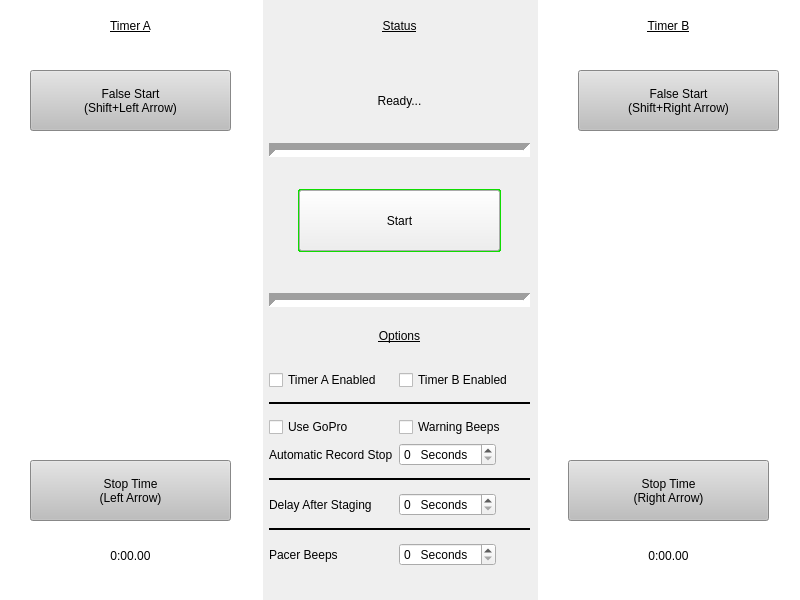
<?xml version="1.0" encoding="UTF-8"?>
<ui version="4.0">
 <class>MainWindow</class>
 <widget class="QMainWindow" name="MainWindow">
  <property name="geometry">
   <rect>
    <x>0</x>
    <y>0</y>
    <width>800</width>
    <height>600</height>
   </rect>
  </property>
  <property name="minimumSize">
   <size>
    <width>800</width>
    <height>600</height>
   </size>
  </property>
  <property name="maximumSize">
   <size>
    <width>800</width>
    <height>600</height>
   </size>
  </property>
  <property name="mouseTracking">
   <bool>false</bool>
  </property>
  <property name="tabletTracking">
   <bool>false</bool>
  </property>
  <property name="windowTitle">
   <string>Speed Controller</string>
  </property>
  <widget class="QWidget" name="centralwidget">
   <property name="enabled">
    <bool>true</bool>
   </property>
   <property name="minimumSize">
    <size>
     <width>800</width>
     <height>600</height>
    </size>
   </property>
   <property name="maximumSize">
    <size>
     <width>800</width>
     <height>600</height>
    </size>
   </property>
   <widget class="QWidget" name="horizontalLayoutWidget">
    <property name="geometry">
     <rect>
      <x>0</x>
      <y>0</y>
      <width>801</width>
      <height>621</height>
     </rect>
    </property>
    <layout class="QHBoxLayout" name="MainLayout">
     <item>
      <widget class="QWidget" name="AHalf" native="true">
       <property name="styleSheet">
        <string notr="true">background-color: rgb(255, 255, 255);</string>
       </property>
       <widget class="QLabel" name="TimerALabel">
        <property name="geometry">
         <rect>
          <x>0</x>
          <y>0</y>
          <width>261</width>
          <height>51</height>
         </rect>
        </property>
        <property name="styleSheet">
         <string notr="true">font: 40pt &quot;Calibri&quot;;
text-decoration: underline;</string>
        </property>
        <property name="text">
         <string>Timer A</string>
        </property>
        <property name="alignment">
         <set>Qt::AlignCenter</set>
        </property>
       </widget>
       <widget class="QLabel" name="TimerATime">
        <property name="geometry">
         <rect>
          <x>0</x>
          <y>530</y>
          <width>261</width>
          <height>51</height>
         </rect>
        </property>
        <property name="styleSheet">
         <string notr="true">font: 40pt &quot;Calibri&quot;;</string>
        </property>
        <property name="text">
         <string>0:00.00</string>
        </property>
        <property name="alignment">
         <set>Qt::AlignCenter</set>
        </property>
       </widget>
       <widget class="QPushButton" name="AFalseStart">
        <property name="geometry">
         <rect>
          <x>30</x>
          <y>70</y>
          <width>201</width>
          <height>61</height>
         </rect>
        </property>
        <property name="styleSheet">
         <string notr="true">font: 16pt &quot;MS Shell Dlg 2&quot;; background-color: rgb(190, 190, 190);</string>
        </property>
        <property name="text">
         <string>False Start
(Shift+Left Arrow)</string>
        </property>
       </widget>
       <widget class="QPushButton" name="AStopTime">
        <property name="geometry">
         <rect>
          <x>30</x>
          <y>460</y>
          <width>201</width>
          <height>61</height>
         </rect>
        </property>
        <property name="styleSheet">
         <string notr="true">font: 16pt &quot;MS Shell Dlg 2&quot;; background-color: rgb(190, 190, 190);</string>
        </property>
        <property name="text">
         <string>Stop Time
(Left Arrow)</string>
        </property>
       </widget>
      </widget>
     </item>
     <item>
      <widget class="QWidget" name="CentralUnit" native="true">
       <property name="enabled">
        <bool>true</bool>
       </property>
       <widget class="QLabel" name="StatusLabel">
        <property name="geometry">
         <rect>
          <x>0</x>
          <y>0</y>
          <width>261</width>
          <height>51</height>
         </rect>
        </property>
        <property name="styleSheet">
         <string notr="true">font: 40pt &quot;Calibri&quot;;
text-decoration: underline;</string>
        </property>
        <property name="text">
         <string>Status</string>
        </property>
        <property name="alignment">
         <set>Qt::AlignCenter</set>
        </property>
       </widget>
       <widget class="QLabel" name="textStatus">
        <property name="geometry">
         <rect>
          <x>10</x>
          <y>60</y>
          <width>241</width>
          <height>81</height>
         </rect>
        </property>
        <property name="styleSheet">
         <string notr="true">font: 22pt &quot;MS Shell Dlg 2&quot;;</string>
        </property>
        <property name="text">
         <string>Ready...</string>
        </property>
        <property name="alignment">
         <set>Qt::AlignCenter</set>
        </property>
       </widget>
       <widget class="Line" name="StatusControlLineSep">
        <property name="geometry">
         <rect>
          <x>0</x>
          <y>140</y>
          <width>261</width>
          <height>21</height>
         </rect>
        </property>
        <property name="minimumSize">
         <size>
          <width>0</width>
          <height>0</height>
         </size>
        </property>
        <property name="styleSheet">
         <string notr="true">font: 14pt &quot;MS Shell Dlg 2&quot;;</string>
        </property>
        <property name="lineWidth">
         <number>7</number>
        </property>
        <property name="orientation">
         <enum>Qt::Horizontal</enum>
        </property>
       </widget>
       <widget class="QPushButton" name="pushController">
        <property name="geometry">
         <rect>
          <x>30</x>
          <y>190</y>
          <width>201</width>
          <height>61</height>
         </rect>
        </property>
        <property name="styleSheet">
         <string notr="true">font: 25pt &quot;MS Shell Dlg 2&quot;;</string>
        </property>
        <property name="text">
         <string>Start</string>
        </property>
        <property name="checkable">
         <bool>false</bool>
        </property>
        <property name="checked">
         <bool>false</bool>
        </property>
        <property name="autoDefault">
         <bool>false</bool>
        </property>
        <property name="default">
         <bool>false</bool>
        </property>
        <property name="flat">
         <bool>false</bool>
        </property>
       </widget>
       <widget class="Line" name="ControllOptionLineSep">
        <property name="geometry">
         <rect>
          <x>0</x>
          <y>290</y>
          <width>261</width>
          <height>21</height>
         </rect>
        </property>
        <property name="minimumSize">
         <size>
          <width>0</width>
          <height>0</height>
         </size>
        </property>
        <property name="focusPolicy">
         <enum>Qt::NoFocus</enum>
        </property>
        <property name="styleSheet">
         <string notr="true">font: 14pt &quot;MS Shell Dlg 2&quot;;</string>
        </property>
        <property name="lineWidth">
         <number>7</number>
        </property>
        <property name="midLineWidth">
         <number>0</number>
        </property>
        <property name="orientation">
         <enum>Qt::Horizontal</enum>
        </property>
       </widget>
       <widget class="QLabel" name="OptionsLabel">
        <property name="geometry">
         <rect>
          <x>0</x>
          <y>310</y>
          <width>261</width>
          <height>51</height>
         </rect>
        </property>
        <property name="styleSheet">
         <string notr="true">font: 40pt &quot;Calibri&quot;;
text-decoration: underline;</string>
        </property>
        <property name="text">
         <string>Options</string>
        </property>
        <property name="alignment">
         <set>Qt::AlignCenter</set>
        </property>
       </widget>
       <widget class="QWidget" name="formLayoutWidget_2">
        <property name="geometry">
         <rect>
          <x>0</x>
          <y>370</y>
          <width>261</width>
          <height>211</height>
         </rect>
        </property>
        <layout class="QFormLayout" name="OptionsLayout">
         <item row="1" column="0">
          <widget class="QCheckBox" name="checkATimerEnable">
           <property name="text">
            <string>Timer A Enabled</string>
           </property>
          </widget>
         </item>
         <item row="1" column="1">
          <widget class="QCheckBox" name="checkBTimerEnable">
           <property name="layoutDirection">
            <enum>Qt::LeftToRight</enum>
           </property>
           <property name="text">
            <string>Timer B Enabled</string>
           </property>
           <property name="iconSize">
            <size>
             <width>16</width>
             <height>16</height>
            </size>
           </property>
          </widget>
         </item>
         <item row="2" column="0" colspan="2">
          <widget class="Line" name="OptionsTopLine">
           <property name="minimumSize">
            <size>
             <width>15</width>
             <height>15</height>
            </size>
           </property>
           <property name="frameShadow">
            <enum>QFrame::Plain</enum>
           </property>
           <property name="lineWidth">
            <number>2</number>
           </property>
           <property name="midLineWidth">
            <number>0</number>
           </property>
           <property name="orientation">
            <enum>Qt::Horizontal</enum>
           </property>
          </widget>
         </item>
         <item row="3" column="0">
          <widget class="QCheckBox" name="checkGoProCommands">
           <property name="text">
            <string>Use GoPro</string>
           </property>
          </widget>
         </item>
         <item row="3" column="1">
          <widget class="QCheckBox" name="GoProWarningBeeps">
           <property name="layoutDirection">
            <enum>Qt::LeftToRight</enum>
           </property>
           <property name="text">
            <string>Warning Beeps</string>
           </property>
          </widget>
         </item>
         <item row="4" column="0">
          <widget class="QLabel" name="RecordStopLabel">
           <property name="text">
            <string>Automatic Record Stop</string>
           </property>
          </widget>
         </item>
         <item row="4" column="1">
          <layout class="QHBoxLayout" name="RecordLayout">
           <item>
            <widget class="QSpinBox" name="RecordSpin">
             <property name="toolTip">
              <string>&lt;html&gt;&lt;head/&gt;&lt;body&gt;&lt;p&gt;Camera will automatically stop recording this many seconds after climbing has started&lt;/p&gt;&lt;p&gt;(Note: This setting is based on when the climb begins. The camera starts recording ~4 seconds before climbing, this is not included)&lt;/p&gt;&lt;p&gt;Setting this value to `0` will disable the system from automatically stopping the camera&lt;/p&gt;&lt;/body&gt;&lt;/html&gt;</string>
             </property>
             <property name="keyboardTracking">
              <bool>true</bool>
             </property>
             <property name="suffix">
              <string>   Seconds</string>
             </property>
             <property name="displayIntegerBase">
              <number>10</number>
             </property>
            </widget>
           </item>
           <item>
            <spacer name="SpacerRecord">
             <property name="orientation">
              <enum>Qt::Horizontal</enum>
             </property>
             <property name="sizeHint" stdset="0">
              <size>
               <width>40</width>
               <height>20</height>
              </size>
             </property>
            </spacer>
           </item>
          </layout>
         </item>
         <item row="5" column="0" colspan="2">
          <widget class="Line" name="OptionsMiddleLine">
           <property name="minimumSize">
            <size>
             <width>15</width>
             <height>15</height>
            </size>
           </property>
           <property name="frameShadow">
            <enum>QFrame::Plain</enum>
           </property>
           <property name="lineWidth">
            <number>2</number>
           </property>
           <property name="midLineWidth">
            <number>0</number>
           </property>
           <property name="orientation">
            <enum>Qt::Horizontal</enum>
           </property>
          </widget>
         </item>
         <item row="6" column="0">
          <widget class="QLabel" name="delayAfterStagingLabel">
           <property name="text">
            <string>Delay After Staging</string>
           </property>
          </widget>
         </item>
         <item row="6" column="1">
          <layout class="QHBoxLayout" name="StageDelayLayout">
           <item>
            <widget class="QSpinBox" name="StageDelaySpin">
             <property name="toolTip">
              <string>&lt;html&gt;&lt;head/&gt;&lt;body&gt;&lt;p&gt;System will wait said time after start is pressed before playing the start tones&lt;/p&gt;&lt;/body&gt;&lt;/html&gt;</string>
             </property>
             <property name="suffix">
              <string>   Seconds</string>
             </property>
             <property name="prefix">
              <string/>
             </property>
            </widget>
           </item>
           <item>
            <spacer name="SpacerStageDelay">
             <property name="orientation">
              <enum>Qt::Horizontal</enum>
             </property>
             <property name="sizeHint" stdset="0">
              <size>
               <width>40</width>
               <height>20</height>
              </size>
             </property>
            </spacer>
           </item>
          </layout>
         </item>
         <item row="7" column="0" colspan="2">
          <widget class="Line" name="OptionsBottomLine">
           <property name="minimumSize">
            <size>
             <width>15</width>
             <height>15</height>
            </size>
           </property>
           <property name="frameShadow">
            <enum>QFrame::Plain</enum>
           </property>
           <property name="lineWidth">
            <number>2</number>
           </property>
           <property name="midLineWidth">
            <number>0</number>
           </property>
           <property name="orientation">
            <enum>Qt::Horizontal</enum>
           </property>
          </widget>
         </item>
         <item row="8" column="0">
          <widget class="QLabel" name="PacerLabel">
           <property name="text">
            <string>Pacer Beeps</string>
           </property>
          </widget>
         </item>
         <item row="8" column="1">
          <layout class="QHBoxLayout" name="PacerLayout">
           <item>
            <widget class="QSpinBox" name="PacerBeepsSpin">
             <property name="toolTip">
              <string>&lt;html&gt;&lt;head/&gt;&lt;body&gt;&lt;p&gt;&amp;lt;SOMEONE NEEDS TO HELP ME DESCRIBE THIS&amp;gt;&lt;/p&gt;&lt;/body&gt;&lt;/html&gt;</string>
             </property>
             <property name="keyboardTracking">
              <bool>true</bool>
             </property>
             <property name="suffix">
              <string>   Seconds</string>
             </property>
            </widget>
           </item>
           <item>
            <spacer name="SpacerPacer">
             <property name="orientation">
              <enum>Qt::Horizontal</enum>
             </property>
             <property name="sizeHint" stdset="0">
              <size>
               <width>40</width>
               <height>20</height>
              </size>
             </property>
            </spacer>
           </item>
          </layout>
         </item>
        </layout>
       </widget>
       <widget class="Line" name="ControlOutlineBottom">
        <property name="geometry">
         <rect>
          <x>30</x>
          <y>240</y>
          <width>201</width>
          <height>21</height>
         </rect>
        </property>
        <property name="styleSheet">
         <string notr="true">color: rgb(16, 220, 2);</string>
        </property>
        <property name="frameShadow">
         <enum>QFrame::Plain</enum>
        </property>
        <property name="lineWidth">
         <number>3</number>
        </property>
        <property name="orientation">
         <enum>Qt::Horizontal</enum>
        </property>
       </widget>
       <widget class="Line" name="ControlOutlineTop">
        <property name="geometry">
         <rect>
          <x>30</x>
          <y>180</y>
          <width>201</width>
          <height>21</height>
         </rect>
        </property>
        <property name="styleSheet">
         <string notr="true">color: rgb(16, 220, 2);</string>
        </property>
        <property name="frameShadow">
         <enum>QFrame::Plain</enum>
        </property>
        <property name="lineWidth">
         <number>3</number>
        </property>
        <property name="orientation">
         <enum>Qt::Horizontal</enum>
        </property>
       </widget>
       <widget class="Line" name="ControlOutlineRight">
        <property name="geometry">
         <rect>
          <x>220</x>
          <y>190</y>
          <width>20</width>
          <height>61</height>
         </rect>
        </property>
        <property name="styleSheet">
         <string notr="true">color: rgb(16, 220, 2);</string>
        </property>
        <property name="frameShadow">
         <enum>QFrame::Plain</enum>
        </property>
        <property name="lineWidth">
         <number>3</number>
        </property>
        <property name="orientation">
         <enum>Qt::Vertical</enum>
        </property>
       </widget>
       <widget class="Line" name="ControlOutlineLeft">
        <property name="geometry">
         <rect>
          <x>20</x>
          <y>190</y>
          <width>21</width>
          <height>61</height>
         </rect>
        </property>
        <property name="styleSheet">
         <string notr="true">color: rgb(16, 220, 2);</string>
        </property>
        <property name="frameShadow">
         <enum>QFrame::Plain</enum>
        </property>
        <property name="lineWidth">
         <number>3</number>
        </property>
        <property name="orientation">
         <enum>Qt::Vertical</enum>
        </property>
       </widget>
       <zorder>StatusLabel</zorder>
       <zorder>textStatus</zorder>
       <zorder>StatusControlLineSep</zorder>
       <zorder>ControllOptionLineSep</zorder>
       <zorder>OptionsLabel</zorder>
       <zorder>formLayoutWidget_2</zorder>
       <zorder>ControlOutlineBottom</zorder>
       <zorder>ControlOutlineTop</zorder>
       <zorder>ControlOutlineRight</zorder>
       <zorder>ControlOutlineLeft</zorder>
       <zorder>pushController</zorder>
      </widget>
     </item>
     <item>
      <widget class="QWidget" name="BHalf" native="true">
       <property name="enabled">
        <bool>true</bool>
       </property>
       <property name="styleSheet">
        <string notr="true">background-color: rgb(255, 255, 255);</string>
       </property>
       <widget class="QLabel" name="TimerBLabel">
        <property name="geometry">
         <rect>
          <x>0</x>
          <y>0</y>
          <width>261</width>
          <height>51</height>
         </rect>
        </property>
        <property name="styleSheet">
         <string notr="true">font: 40pt &quot;Calibri&quot;;
text-decoration: underline;</string>
        </property>
        <property name="text">
         <string>Timer B</string>
        </property>
        <property name="alignment">
         <set>Qt::AlignCenter</set>
        </property>
       </widget>
       <widget class="QLabel" name="TimerBTime">
        <property name="geometry">
         <rect>
          <x>0</x>
          <y>530</y>
          <width>261</width>
          <height>51</height>
         </rect>
        </property>
        <property name="styleSheet">
         <string notr="true">font: 40pt &quot;Calibri&quot;;
</string>
        </property>
        <property name="text">
         <string>0:00.00</string>
        </property>
        <property name="alignment">
         <set>Qt::AlignCenter</set>
        </property>
       </widget>
       <widget class="QPushButton" name="BStopTime">
        <property name="enabled">
         <bool>true</bool>
        </property>
        <property name="geometry">
         <rect>
          <x>30</x>
          <y>460</y>
          <width>201</width>
          <height>61</height>
         </rect>
        </property>
        <property name="autoFillBackground">
         <bool>false</bool>
        </property>
        <property name="styleSheet">
         <string notr="true">font: 16pt &quot;MS Shell Dlg 2&quot;; background-color: rgb(190, 190, 190);</string>
        </property>
        <property name="text">
         <string>Stop Time
(Right Arrow)</string>
        </property>
        <property name="autoDefault">
         <bool>false</bool>
        </property>
        <property name="default">
         <bool>false</bool>
        </property>
        <property name="flat">
         <bool>false</bool>
        </property>
       </widget>
       <widget class="QPushButton" name="BFalseStart">
        <property name="geometry">
         <rect>
          <x>40</x>
          <y>70</y>
          <width>201</width>
          <height>61</height>
         </rect>
        </property>
        <property name="styleSheet">
         <string notr="true">font: 16pt &quot;MS Shell Dlg 2&quot;; background-color: rgb(190, 190, 190);</string>
        </property>
        <property name="text">
         <string>False Start
(Shift+Right Arrow)</string>
        </property>
       </widget>
      </widget>
     </item>
    </layout>
   </widget>
  </widget>
 </widget>
 <resources/>
 <connections/>
</ui>
